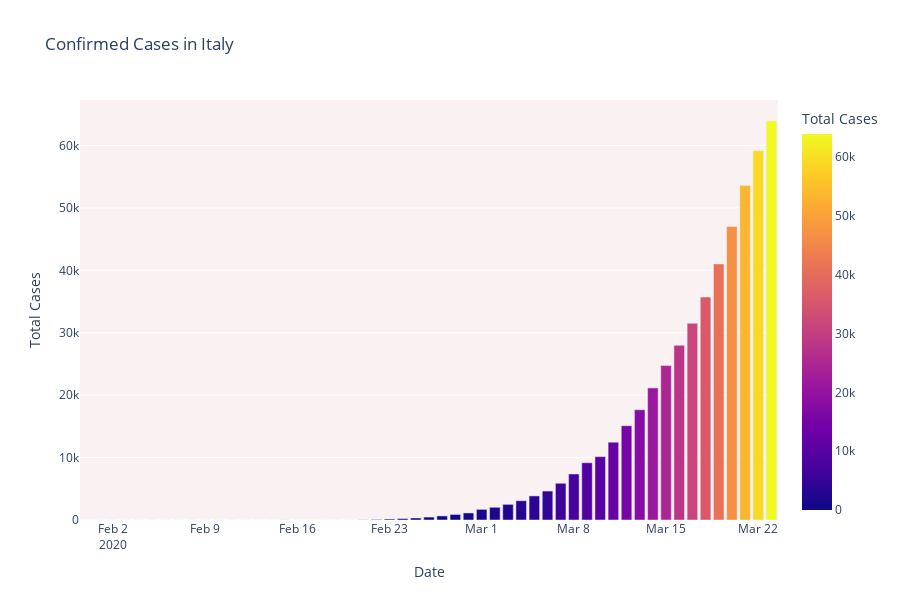
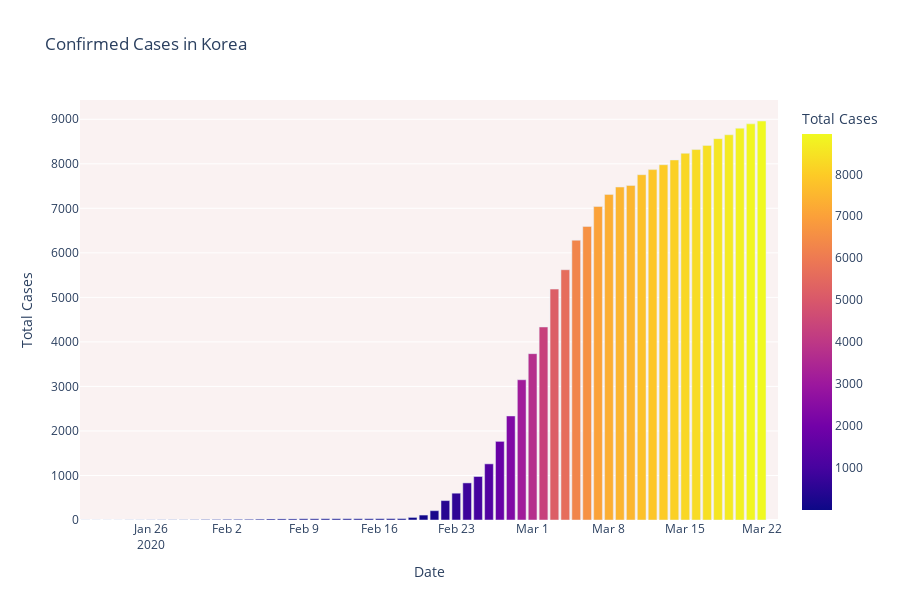
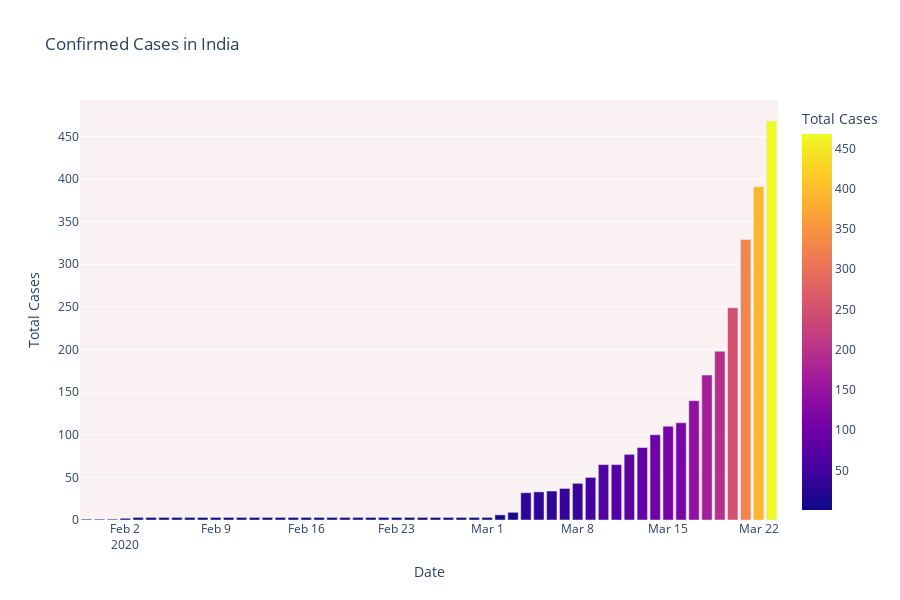

Notebook code for these charts, in order:
### Markdown cell above
## 2.1 Cumulative cases in India, Italy and S.Korea

### Code cell
fig = px.bar(dbd_Italy, x="Date", y="Total Cases", color='Total Cases', orientation='v', height=600,
             title='Confirmed Cases in Italy', color_discrete_sequence = px.colors.cyclical.mygbm)

fig.update_layout(plot_bgcolor='rgb(250, 242, 242)')
fig.show()

fig = px.bar(dbd_Korea, x="Date", y="Total Cases", color='Total Cases', orientation='v', height=600,
             title='Confirmed Cases in Korea', color_discrete_sequence = px.colors.cyclical.mygbm)

fig.update_layout(plot_bgcolor='rgb(250, 242, 242)')
fig.show()

fig = px.bar(dbd_India, x="Date", y="Total Cases", color='Total Cases', orientation='v', height=600,
             title='Confirmed Cases in India', color_discrete_sequence = px.colors.cyclical.mygbm)

fig.update_layout(plot_bgcolor='rgb(250, 242, 242)')
fig.show()

### Figure 1 — Plotly figure (JSON) as saved in the notebook; plotly's stock layout.template omitted (floating-point values rounded to 4 significant figures)
{"data": [{"alignmentgroup": "True", "hoverlabel": {"namelength": 0}, "hovertemplate": "Date=%{x}<br>Total Cases=%{marker.color}", "legendgroup": "", "marker": {"color": [2, 2, 2, 2, 2, 2, 3, 3, 3, 3, 3, 3, 3, 3, 3, 3, 3, 3, 3, 3, 3, 3, 20, 79, 157, 229, 323, 470, 655, 889, 1128, 1701, 2036, 2502, 3089, 3858, 4636, 5883, 7375, 9172, 10149, 12462, 15113, 17660, 21157, 24747, 27980, 31506, 35713, 41035, 47021, 53578, 59158, 63927], "coloraxis": "coloraxis"}, "name": "", "offsetgroup": "", "orientation": "v", "showlegend": false, "textposition": "auto", "type": "bar", "x": ["2020-01-31T00:00:00", "2020-02-01T00:00:00", "2020-02-02T00:00:00", "2020-02-03T00:00:00", "2020-02-04T00:00:00", "2020-02-05T00:00:00", "2020-02-06T00:00:00", "2020-02-07T00:00:00", "2020-02-08T00:00:00", "2020-02-09T00:00:00", "2020-02-10T00:00:00", "2020-02-11T00:00:00", "2020-02-12T00:00:00", "2020-02-13T00:00:00", "2020-02-14T00:00:00", "2020-02-15T00:00:00", "2020-02-15T00:00:00", "2020-02-16T00:00:00", "2020-02-17T00:00:00", "2020-02-18T00:00:00", "2020-02-19T00:00:00", "2020-02-20T00:00:00", "2020-02-21T00:00:00", "2020-02-22T00:00:00", "2020-02-23T00:00:00", "2020-02-24T00:00:00", "2020-02-25T00:00:00", "2020-02-26T00:00:00", "2020-02-27T00:00:00", "2020-02-28T00:00:00", "2020-02-29T00:00:00", "2020-03-01T00:00:00", "2020-03-02T00:00:00", "2020-03-03T00:00:00", "2020-03-04T00:00:00", "2020-03-05T00:00:00", "2020-03-06T00:00:00", "2020-03-07T00:00:00", "2020-03-08T00:00:00", "2020-03-09T00:00:00", "2020-03-10T00:00:00", "2020-03-11T00:00:00", "2020-03-12T00:00:00", "2020-03-13T00:00:00", "2020-03-14T00:00:00", "2020-03-15T00:00:00", "2020-03-16T00:00:00", "2020-03-17T00:00:00", "2020-03-18T00:00:00", "2020-03-19T00:00:00", "2020-03-20T00:00:00", "2020-03-21T00:00:00", "2020-03-22T00:00:00", "2020-03-23T00:00:00"], "xaxis": "x", "y": [2, 2, 2, 2, 2, 2, 3, 3, 3, 3, 3, 3, 3, 3, 3, 3, 3, 3, 3, 3, 3, 3, 20, 79, 157, 229, 323, 470, 655, 889, 1128, 1701, 2036, 2502, 3089, 3858, 4636, 5883, 7375, 9172, 10149, 12462, 15113, 17660, 21157, 24747, 27980, 31506, 35713, 41035, 47021, 53578, 59158, 63927], "yaxis": "y"}], "layout": {"barmode": "relative", "coloraxis": {"colorbar": {"title": {"text": "Total Cases"}}, "colorscale": [[0.0, "#0d0887"], [0.1111, "#46039f"], [0.2222, "#7201a8"], [0.3333, "#9c179e"], [0.4444, "#bd3786"], [0.5556, "#d8576b"], [0.6667, "#ed7953"], [0.7778, "#fb9f3a"], [0.8889, "#fdca26"], [1.0, "#f0f921"]]}, "height": 600, "legend": {"tracegroupgap": 0}, "plot_bgcolor": "rgb(250, 242, 242)", "title": {"text": "Confirmed Cases in Italy"}, "xaxis": {"anchor": "y", "domain": [0.0, 1.0], "title": {"text": "Date"}}, "yaxis": {"anchor": "x", "domain": [0.0, 1.0], "title": {"text": "Total Cases"}}}}

### Figure 2 — Plotly figure (JSON) as saved in the notebook; plotly's stock layout.template omitted (floating-point values rounded to 4 significant figures)
{"data": [{"alignmentgroup": "True", "hoverlabel": {"namelength": 0}, "hovertemplate": "Date=%{x}<br>Total Cases=%{marker.color}", "legendgroup": "", "marker": {"color": [1.0, 1.0, 1.0, 1.0, 2.0, 2.0, 3.0, 4.0, 4.0, 4.0, 6.0, 11.0, 12.0, 15.0, 15.0, 16.0, 19.0, 23.0, 24.0, 24.0, 27.0, 27.0, 28.0, 28.0, 28.0, 28.0, 28.0, 29.0, 30.0, 31.0, 58.0, 111.0, 209.0, 436.0, 602.0, 833.0, 977.0, 1261.0, 1766.0, 2337.0, 3150.0, 3736.0, 4335.0, 5186.0, 5621.0, 6284.0, 6593.0, 7041.0, 7313.0, 7478.0, 7513.0, 7755.0, 7869.0, 7979.0, 8086.0, 8236.0, 8320.0, 8413.0, 8565.0, 8652.0, 8799.0, 8897.0, 8961.0, null], "coloraxis": "coloraxis"}, "name": "", "offsetgroup": "", "orientation": "v", "showlegend": false, "textposition": "auto", "type": "bar", "x": ["2020-01-20T00:00:00", "2020-01-21T00:00:00", "2020-01-22T00:00:00", "2020-01-23T00:00:00", "2020-01-24T00:00:00", "2020-01-25T00:00:00", "2020-01-26T00:00:00", "2020-01-27T00:00:00", "2020-01-28T00:00:00", "2020-01-29T00:00:00", "2020-01-30T00:00:00", "2020-01-31T00:00:00", "2020-02-01T00:00:00", "2020-02-02T00:00:00", "2020-02-03T00:00:00", "2020-02-04T00:00:00", "2020-02-05T00:00:00", "2020-02-06T00:00:00", "2020-02-07T00:00:00", "2020-02-08T00:00:00", "2020-02-09T00:00:00", "2020-02-10T00:00:00", "2020-02-11T00:00:00", "2020-02-12T00:00:00", "2020-02-13T00:00:00", "2020-02-14T00:00:00", "2020-02-15T00:00:00", "2020-02-16T00:00:00", "2020-02-17T00:00:00", "2020-02-18T00:00:00", "2020-02-19T00:00:00", "2020-02-20T00:00:00", "2020-02-21T00:00:00", "2020-02-22T00:00:00", "2020-02-23T00:00:00", "2020-02-24T00:00:00", "2020-02-25T00:00:00", "2020-02-26T00:00:00", "2020-02-27T00:00:00", "2020-02-28T00:00:00", "2020-02-29T00:00:00", "2020-03-01T00:00:00", "2020-03-02T00:00:00", "2020-03-03T00:00:00", "2020-03-04T00:00:00", "2020-03-05T00:00:00", "2020-03-06T00:00:00", "2020-03-07T00:00:00", "2020-03-08T00:00:00", "2020-03-09T00:00:00", "2020-03-10T00:00:00", "2020-03-11T00:00:00", "2020-03-12T00:00:00", "2020-03-13T00:00:00", "2020-03-14T00:00:00", "2020-03-15T00:00:00", "2020-03-16T00:00:00", "2020-03-17T00:00:00", "2020-03-18T00:00:00", "2020-03-19T00:00:00", "2020-03-20T00:00:00", "2020-03-21T00:00:00", "2020-03-22T00:00:00", "2020-03-23T00:00:00"], "xaxis": "x", "y": [1.0, 1.0, 1.0, 1.0, 2.0, 2.0, 3.0, 4.0, 4.0, 4.0, 6.0, 11.0, 12.0, 15.0, 15.0, 16.0, 19.0, 23.0, 24.0, 24.0, 27.0, 27.0, 28.0, 28.0, 28.0, 28.0, 28.0, 29.0, 30.0, 31.0, 58.0, 111.0, 209.0, 436.0, 602.0, 833.0, 977.0, 1261.0, 1766.0, 2337.0, 3150.0, 3736.0, 4335.0, 5186.0, 5621.0, 6284.0, 6593.0, 7041.0, 7313.0, 7478.0, 7513.0, 7755.0, 7869.0, 7979.0, 8086.0, 8236.0, 8320.0, 8413.0, 8565.0, 8652.0, 8799.0, 8897.0, 8961.0, null], "yaxis": "y"}], "layout": {"barmode": "relative", "coloraxis": {"colorbar": {"title": {"text": "Total Cases"}}, "colorscale": [[0.0, "#0d0887"], [0.1111, "#46039f"], [0.2222, "#7201a8"], [0.3333, "#9c179e"], [0.4444, "#bd3786"], [0.5556, "#d8576b"], [0.6667, "#ed7953"], [0.7778, "#fb9f3a"], [0.8889, "#fdca26"], [1.0, "#f0f921"]]}, "height": 600, "legend": {"tracegroupgap": 0}, "plot_bgcolor": "rgb(250, 242, 242)", "title": {"text": "Confirmed Cases in Korea"}, "xaxis": {"anchor": "y", "domain": [0.0, 1.0], "title": {"text": "Date"}}, "yaxis": {"anchor": "x", "domain": [0.0, 1.0], "title": {"text": "Total Cases"}}}}

### Figure 3 — Plotly figure (JSON) as saved in the notebook; plotly's stock layout.template omitted (floating-point values rounded to 4 significant figures)
{"data": [{"alignmentgroup": "True", "hoverlabel": {"namelength": 0}, "hovertemplate": "Date=%{x}<br>Total Cases=%{marker.color}", "legendgroup": "", "marker": {"color": [1, 1, 1, 2, 3, 3, 3, 3, 3, 3, 3, 3, 3, 3, 3, 3, 3, 3, 3, 3, 3, 3, 3, 3, 3, 3, 3, 3, 3, 3, 3, 3, 6, 9, 32, 33, 34, 37, 43, 50, 65, 65, 77, 85, 100, 110, 114, 140, 170, 198, 249, 329, 391, 468], "coloraxis": "coloraxis"}, "name": "", "offsetgroup": "", "orientation": "v", "showlegend": false, "textposition": "auto", "type": "bar", "x": ["2020-01-30T00:00:00", "2020-01-31T00:00:00", "2020-02-01T00:00:00", "2020-02-02T00:00:00", "2020-02-03T00:00:00", "2020-02-04T00:00:00", "2020-02-05T00:00:00", "2020-02-06T00:00:00", "2020-02-07T00:00:00", "2020-02-08T00:00:00", "2020-02-09T00:00:00", "2020-02-10T00:00:00", "2020-02-11T00:00:00", "2020-02-12T00:00:00", "2020-02-13T00:00:00", "2020-02-14T00:00:00", "2020-02-15T00:00:00", "2020-02-16T00:00:00", "2020-02-17T00:00:00", "2020-02-18T00:00:00", "2020-02-19T00:00:00", "2020-02-20T00:00:00", "2020-02-21T00:00:00", "2020-02-22T00:00:00", "2020-02-23T00:00:00", "2020-02-24T00:00:00", "2020-02-25T00:00:00", "2020-02-26T00:00:00", "2020-02-27T00:00:00", "2020-02-28T00:00:00", "2020-02-29T00:00:00", "2020-03-01T00:00:00", "2020-03-02T00:00:00", "2020-03-03T00:00:00", "2020-03-04T00:00:00", "2020-03-05T00:00:00", "2020-03-06T00:00:00", "2020-03-07T00:00:00", "2020-03-08T00:00:00", "2020-03-09T00:00:00", "2020-03-10T00:00:00", "2020-03-11T00:00:00", "2020-03-12T00:00:00", "2020-03-13T00:00:00", "2020-03-14T00:00:00", "2020-03-15T00:00:00", "2020-03-16T00:00:00", "2020-03-17T00:00:00", "2020-03-18T00:00:00", "2020-03-19T00:00:00", "2020-03-20T00:00:00", "2020-03-21T00:00:00", "2020-03-22T00:00:00", "2020-03-23T00:00:00"], "xaxis": "x", "y": [1, 1, 1, 2, 3, 3, 3, 3, 3, 3, 3, 3, 3, 3, 3, 3, 3, 3, 3, 3, 3, 3, 3, 3, 3, 3, 3, 3, 3, 3, 3, 3, 6, 9, 32, 33, 34, 37, 43, 50, 65, 65, 77, 85, 100, 110, 114, 140, 170, 198, 249, 329, 391, 468], "yaxis": "y"}], "layout": {"barmode": "relative", "coloraxis": {"colorbar": {"title": {"text": "Total Cases"}}, "colorscale": [[0.0, "#0d0887"], [0.1111, "#46039f"], [0.2222, "#7201a8"], [0.3333, "#9c179e"], [0.4444, "#bd3786"], [0.5556, "#d8576b"], [0.6667, "#ed7953"], [0.7778, "#fb9f3a"], [0.8889, "#fdca26"], [1.0, "#f0f921"]]}, "height": 600, "legend": {"tracegroupgap": 0}, "plot_bgcolor": "rgb(250, 242, 242)", "title": {"text": "Confirmed Cases in India"}, "xaxis": {"anchor": "y", "domain": [0.0, 1.0], "title": {"text": "Date"}}, "yaxis": {"anchor": "x", "domain": [0.0, 1.0], "title": {"text": "Total Cases"}}}}
